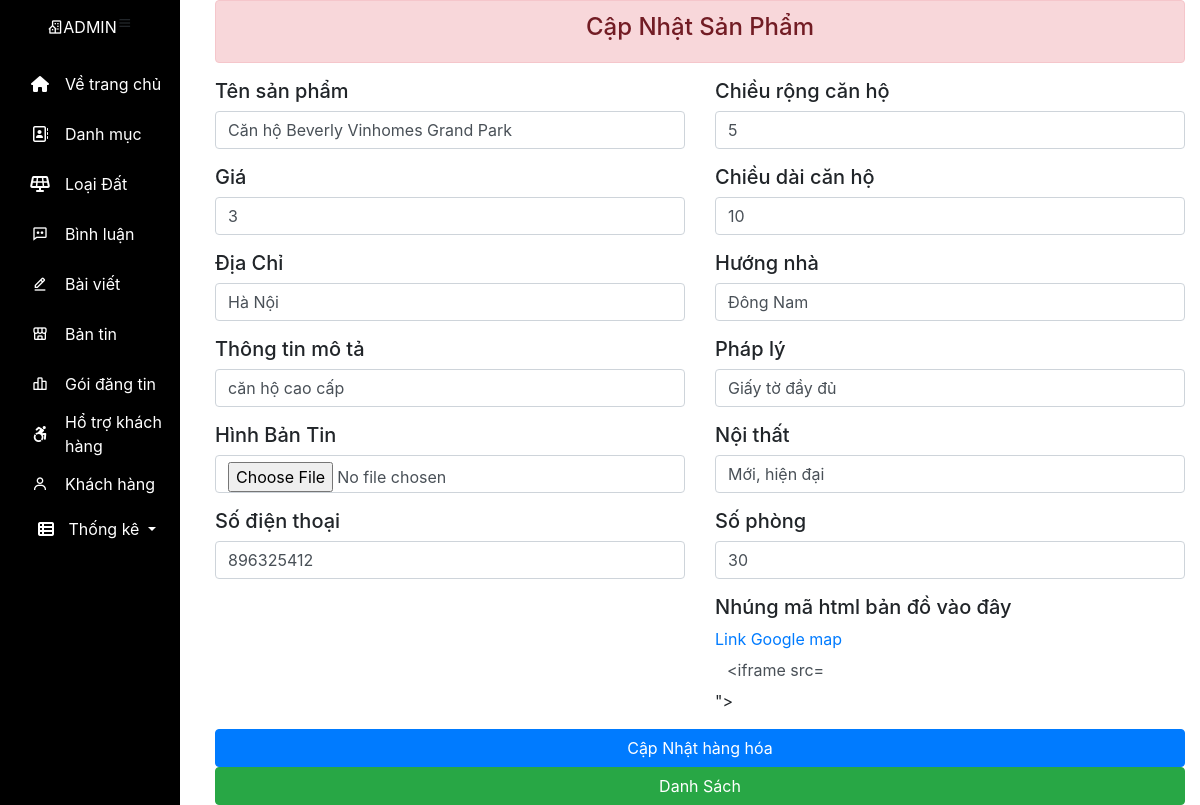
Page /view/Admin/layout.php?bangtin_edit&id=39 (signed in) on the committed database.
### tables this page shows
CREATE TABLE `loai_dat` (
  `id_loai_dat` int(10) NOT NULL AUTO_INCREMENT,
  `ten_loai_dat` varchar(50) NOT NULL,
  PRIMARY KEY (`id_loai_dat`),
  KEY `id_loai_dat` (`id_loai_dat`)
);

CREATE TABLE `bang_tin` (
  `id_san_pham` int(10) NOT NULL AUTO_INCREMENT,
  `ten_san_pham` varchar(50) NOT NULL,
  `gia_san_pham` float NOT NULL,
  `hinh_san_pham` varchar(50) NOT NULL,
  `dia_chi` varchar(50) NOT NULL,
  `thong_tin_mo_ta` text NOT NULL,
  `ngay_dang` date NOT NULL,
  `luot_xem` int(11) NOT NULL,
  `so_dien_thoai` int(1) NOT NULL,
  `id_danh_muc` int(10) NOT NULL,
  `id_loai_dat` int(10) NOT NULL,
  `ten_dang_nhap` varchar(50) NOT NULL,
  `chieu_rong` float NOT NULL,
  `chieu_dai` float NOT NULL,
  `trang_thai` tinytext NOT NULL,
  PRIMARY KEY (`id_san_pham`),
  KEY `id_danh_muc` (`id_danh_muc`),
  KEY `ten_dang_nhap` (`ten_dang_nhap`),
  KEY `id_loai_dat` (`id_loai_dat`),
  CONSTRAINT `bang_tin_ibfk_1` FOREIGN KEY (`id_danh_muc`) REFERENCES `danh_muc` (`id_danh_muc`) ON DELETE CASCADE ON UPDATE CASCADE,
  CONSTRAINT `bang_tin_ibfk_2` FOREIGN KEY (`ten_dang_nhap`) REFERENCES `khach_hang` (`ten_dang_nhap`) ON DELETE CASCADE ON UPDATE CASCADE
);

CREATE TABLE `bt_chi_tiet` (
  `id_san_pham_chi_tiet` int(10) NOT NULL AUTO_INCREMENT,
  `id_san_pham` int(10) NOT NULL,
  `huong_nha` varchar(50) NOT NULL,
  `phap_ly` varchar(50) NOT NULL,
  `noi_that` varchar(50) NOT NULL,
  `so_phong` int(10) NOT NULL,
  `ban_do` text NOT NULL,
  `dien_tich` float NOT NULL,
  PRIMARY KEY (`id_san_pham_chi_tiet`),
  KEY `id_san_pham` (`id_san_pham`)
);

### model/database/pdo.php (called while the page is built, shortened)
<?php
function database()
{
    $host_name = "localhost";
    $db_name = "batdongsan";
    $username = "root";
    $password = "";
    $conn = new PDO("mysql:host=$host_name;dbname=$db_name;charset=utf8", $username, $password);
    $conn->setAttribute(PDO::ATTR_ERRMODE, PDO::ERRMODE_EXCEPTION);
    return $conn;
}
function pdo_query($sql)
{
    $sql_args = array_slice(func_get_args(), 1);
    try {
        $conn = database();
        $a = $conn->prepare($sql);
        $a->execute($sql_args);
        $rows = $a->fetchAll();
        return $rows;
    } catch (PDOException $e) {
        throw $e;
    } finally {
        unset($conn);
    }
}

### model/database/function.php (called while the page is built, shortened)
<?php
include("pdo.php");
function ban_tin_id_san_pham($id)
{
    $sql = " SELECT *  FROM loai_dat a INNER JOIN bang_tin b ON a.id_loai_dat=b.id_loai_dat INNER JOIN danh_muc e ON b.id_danh_muc=e.id_danh_muc INNER JOIN bt_chi_tiet c ON b.id_san_pham=c.id_san_pham WHERE b.id_san_pham='$id'";
    $row = pdo_query($sql);
    return $row;
}

### controller/gobal.php (called while the page is built, shortened)
<?php
$root =  "/PHP1";
$view = "$root/view";
$admin = "$view/Admin";

### view/Admin/hang_hoa/edit.php (the view, shortened to what this page needs)
<!doctype html>
<html lang="en">
<head>
    <link rel="stylesheet" href="https://stackpath.bootstrapcdn.com/bootstrap/4.3.1/css/bootstrap.min.css">
</head>
<body>
    <div class="container">
        <div class="alert alert-danger">
            <strong>
                <h4 style="text-align: center;">Cập Nhật Sản Phẩm</h4>
            </strong>
        </div>
        <?php
        if (isset($_SESSION['user'])) {
            $id = $_GET['id'];
            $row = ban_tin_id_san_pham($id);
            foreach ($row as $a) {
        ?>
                <form method="POST" enctype="multipart/form-data">
                    <div class="row">
                        <div class="col-md-6">
                            <div class="form-group">
                                <h5>Tên sản phẩm</h5>
                                <input class="form-control" type="text" name="ten_sp" value="<?= $a['ten_san_pham'] ?>">
                            </div>
                            <div class="form-group">
                                <h5>Giá</h5>
                                <input class="form-control" type="text" name="gia_sp" value="<?= $a['gia_san_pham'] ?>">
                            </div>
                            <div class="form-group">
                                <h5>Địa Chỉ</h5>
                                <input class="form-control" type="text" name="dia_chi" value="<?= $a['dia_chi'] ?>">
                            </div>
                            <div class="form-group">
                                <h5>Thông tin mô tả</h5>
                                <input class="form-control" type="text" name="mo_ta" value="<?= $a['thong_tin_mo_ta'] ?>">
                            </div>
                            <div class="form-group">
                                <h5>Hình Bản Tin</h5>
                                <input class="form-control" type="file" name="hinh_sp" value="<?= $a['hinh_san_pham'] ?>">
                            </div>
                            <div class="form-group">
                                <h5>Số điện thoại</h5>
                                <input class="form-control" type="text" name="sdt_sp" value="<?= $a['so_dien_thoai'] ?>">
                            </div>
                        </div>
                        <div class="col-md-6">
                            <div class="form-group">
                                <h5>Chiều rộng căn hộ</h5>
                                <input class="form-control" type="text" name="rong_sp" value="<?= $a['chieu_rong'] ?>">
                            </div>
                            <div class="form-group">
                                <h5>Chiều dài căn hộ</h5>
                                <input class="form-control" type="text" name="dai_sp" value="<?= $a['chieu_dai'] ?>">
                            </div>
                            <div class="form-group">
                                <h5>Hướng nhà</h5>
                                <input class="form-control" type="text" name="huong_nha" value="<?= $a['huong_nha'] ?>">
                            </div>
                            <div class="form-group">
                                <h5>Pháp lý</h5>
                                <input class="form-control" type="text" name="phap_ly" value="<?= $a['phap_ly'] ?>">
                            </div>
                            <div class="form-group">
                                <h5>Nội thất</h5>
                                <input class="form-control" type="text" name="noi_that" value="<?= $a['noi_that'] ?>">
                            </div>
                            <div class="form-group">
                                <h5>Số phòng</h5>
                                <input class="form-control" type="text" name="so_phong" value="<?= $a['so_phong'] ?>">
                            </div>
                            <div class="form-group">
                                <h5>Nhúng mã html bản đồ vào đây</h5>
                                <a href="https://www.google.com/maps/">Link Google map</a>
                                <input class="form-control" type="text" name="ban_do" value="<?= $a['ban_do'] ?>">
                            </div>
                        </div>
                    </div>
                    <button type="submit" class="btn btn-primary btn-block" name="sub_mit">Cập Nhật hàng hóa</button>
                </form>
        <?php }
        } ?>
        <a name="" id="" class="btn btn-success btn-block" href="<?= $admin ?>/layout.php?bangtin_list" role="button">Danh Sách</a>
    </div>
</body>
</html>

### content/css/nav.css (style rules this page uses)
* { margin: 0; padding: 0; box-sizing: border-box; }

### rows in the picture
loai_dat: ten_sp "Căn hộ Beverly Vinhomes Grand Park", gia_sp "3", dia_chi "Hà Nội", mo_ta "căn hộ cao cấp", sdt_sp "896325412", rong_sp "5", dai_sp "10", huong_nha "Đông Nam", phap_ly "Giấy tờ đầy đủ", noi_that "Mới, hiện đại", so_phong "30", ban_do "<iframe src="
